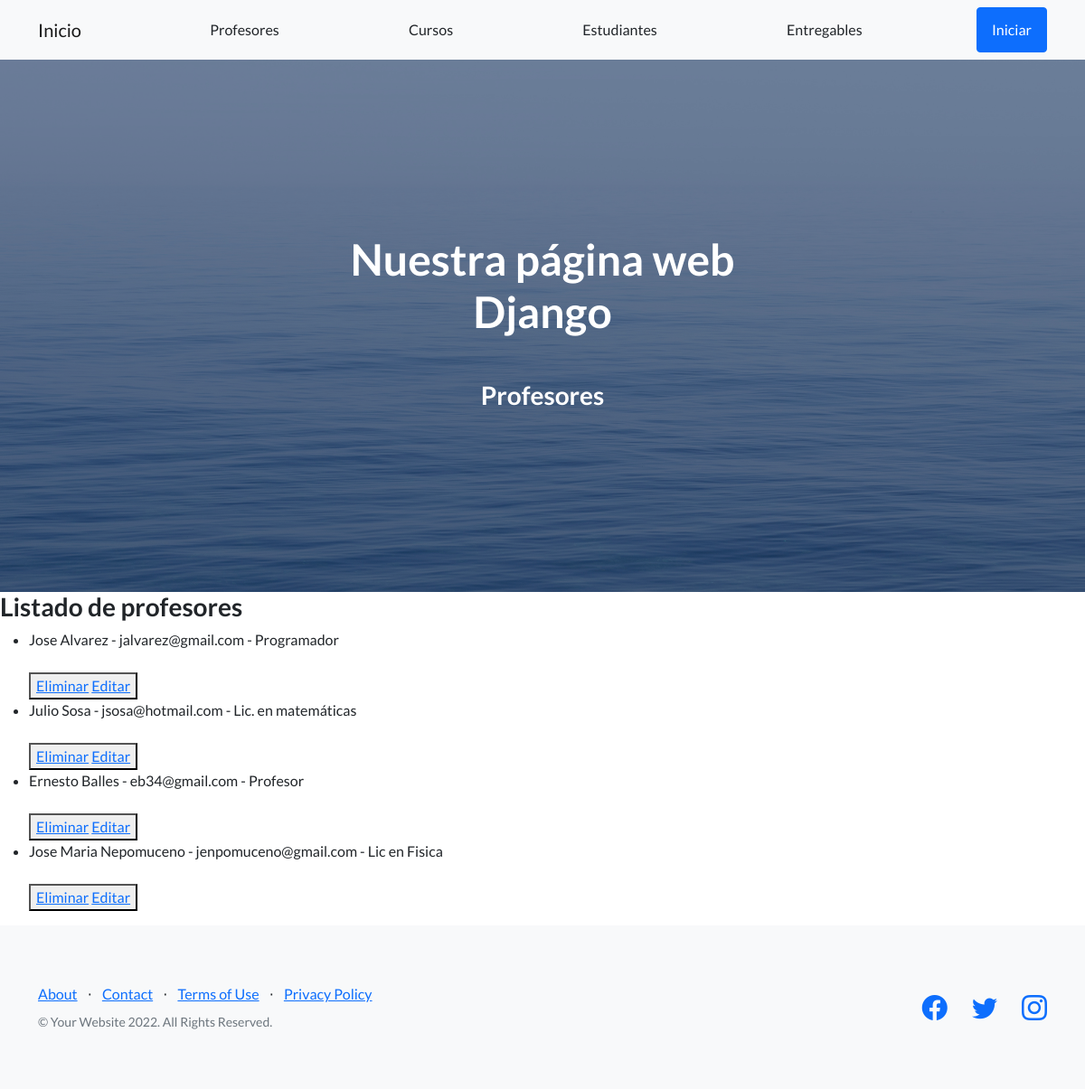
The app's page /AppCoder/leerProfesores/, older data.
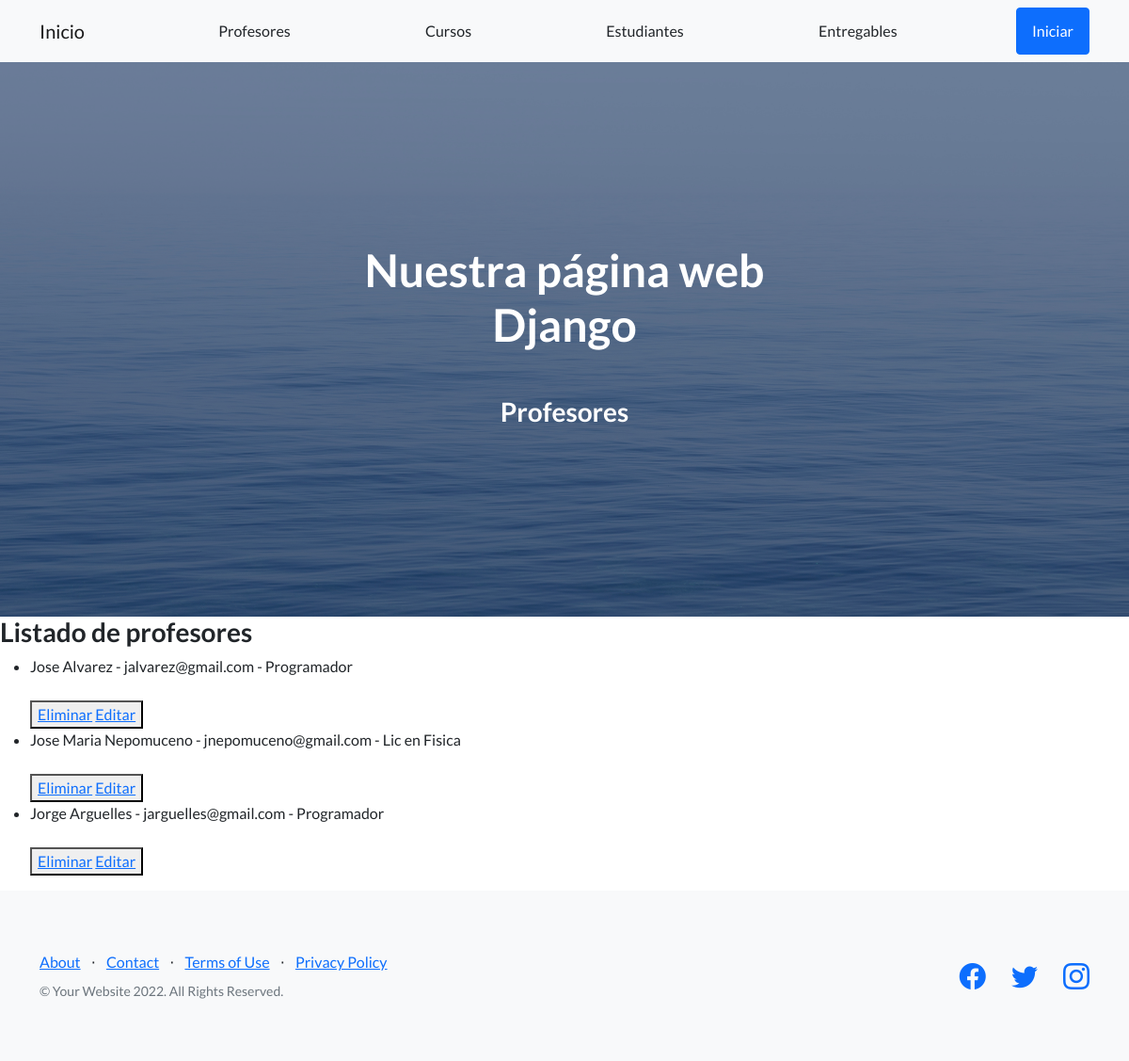
The same page, newer data.
### AppCoder/models.py (models this page shows)
class Profesor(models.Model):
    nombre = models.CharField(max_length=40)
    apellido = models.CharField(max_length=40)
    email = models.EmailField()
    profesion = models.CharField(max_length=40)
    class Meta:
        verbose_name_plural = "Profesores"
        verbose_name = "Profesor"
    def __str__(self):
        return f"{self.nombre}  {self.apellido} - {self.email} - {self.profesion}"

### AppCoder/views.py (the view)
# urls.py: path('leerProfesores/', views.leerProfesores, name='LeerProfesores'),
def leerProfesores(request):
  profesores = Profesor.objects.all() #trae todos los profesores
  contexto = {"profesores": profesores}
  return render(request, "AppCoder/leerProfesores.html", contexto)

### AppCoder/Templates/AppCoder/leerProfesores.html
{% extends "AppCoder/padre.html" %}
{% load static %}
{% block section_name %}
<h3>Profesores</h3>
{% endblock %}
{% block contenidoQueCambia %}
<h3> Listado de profesores</h3>
<ul>
  {% for profesor in profesores %}
  <li>{{profesor}}</li>
    <br>
  <button>
    <a href= "{% url 'EliminarProfesores' profesor.nombre %}">Eliminar</a>
    <a href= "{% url 'EditarProfesor' profesor.nombre %}">Editar</a>
  </button>
  {% endfor%}
</ul>
{% endblock %}

### AppCoder/Templates/AppCoder/padre.html (shortened to what this page needs)
<!DOCTYPE html>
<html lang="en">
    <head>
        {% load static %}
        <link href="https://cdn.jsdelivr.net/npm/bootstrap-icons@1.5.0/font/bootstrap-icons.css" rel="stylesheet" type="text/css" />
        <link href="{%static 'AppCoder/css/styles.css' %}" rel="stylesheet" />
    </head>
    <body>
        <nav class="navbar navbar-light bg-light static-top">
            <div class="container">
                <a class="navbar-brand" href="/AppCoder/">Inicio</a>
                <a class="btn" href="/AppCoder/profesores">Profesores</a>
                <a class="btn" href="/AppCoder/curso">Cursos</a>
                <a class="btn" href="/AppCoder/estudiantes">Estudiantes</a>
                <a class="btn" href="/AppCoder/entregables">Entregables</a>
                <a class="btn btn-primary" href="/">Iniciar</a>
            </div>
        </nav>
        <header class="masthead">
            <div class="container position-relative">
                <div class="row justify-content-center">
                    <div class="col-xl-6">
                        <div class="text-center text-white">
                            <h1 class="mb-5">Nuestra página web Django</h1>
                            {% block section_name %}
                            {% endblock %}
                        </div>
                    </div>
                </div>
            </div>
        </header>
        {% block contenidoQueCambia%}
        {% endblock %}
        <footer class="footer bg-light">
            <div class="container">
                <div class="row">
                    <div class="col-lg-6 h-100 text-center text-lg-start my-auto">
                        <ul class="list-inline mb-2">
                            <li class="list-inline-item"><a href="#!">About</a></li>
                            <li class="list-inline-item">⋅</li>
                            <li class="list-inline-item"><a href="#!">Contact</a></li>
                            <li class="list-inline-item">⋅</li>
                            <li class="list-inline-item"><a href="#!">Terms of Use</a></li>
                            <li class="list-inline-item">⋅</li>
                            <li class="list-inline-item"><a href="#!">Privacy Policy</a></li>
                        </ul>
                        <p class="text-muted small mb-4 mb-lg-0">&copy; Your Website 2022. All Rights Reserved.</p>
                    </div>
                    <div class="col-lg-6 h-100 text-center text-lg-end my-auto">
                        <ul class="list-inline mb-0">
                            <li class="list-inline-item me-4">
                                <a href="#!"><i class="bi-facebook fs-3"></i></a>
                            </li>
                            <li class="list-inline-item me-4">
                                <a href="#!"><i class="bi-twitter fs-3"></i></a>
                            </li>
                            <li class="list-inline-item">
                                <a href="#!"><i class="bi-instagram fs-3"></i></a>
                            </li>
                        </ul>
                    </div>
                </div>
            </div>
        </footer>
    </body>
</html>

Row changes from the older to the newer data that the page shows:
removed Profesor: nombre+apellido+email "Julio Sosa - jsosa@hotmail.com - Lic. en matemáticas"
removed Profesor: nombre+apellido+email "Ernesto Balles - eb34@gmail.com - Profesor"
changed Profesor: nombre+apellido+email "Jose Maria Nepomuceno - jenpomuceno@gmail.com - Lic en Fisica" → "Jose Maria Nepomuceno - jnepomuceno@gmail.com - Lic en Fisica"
added Profesor: nombre+apellido+email "Jorge Arguelles - jarguelles@gmail.com - Programador"
